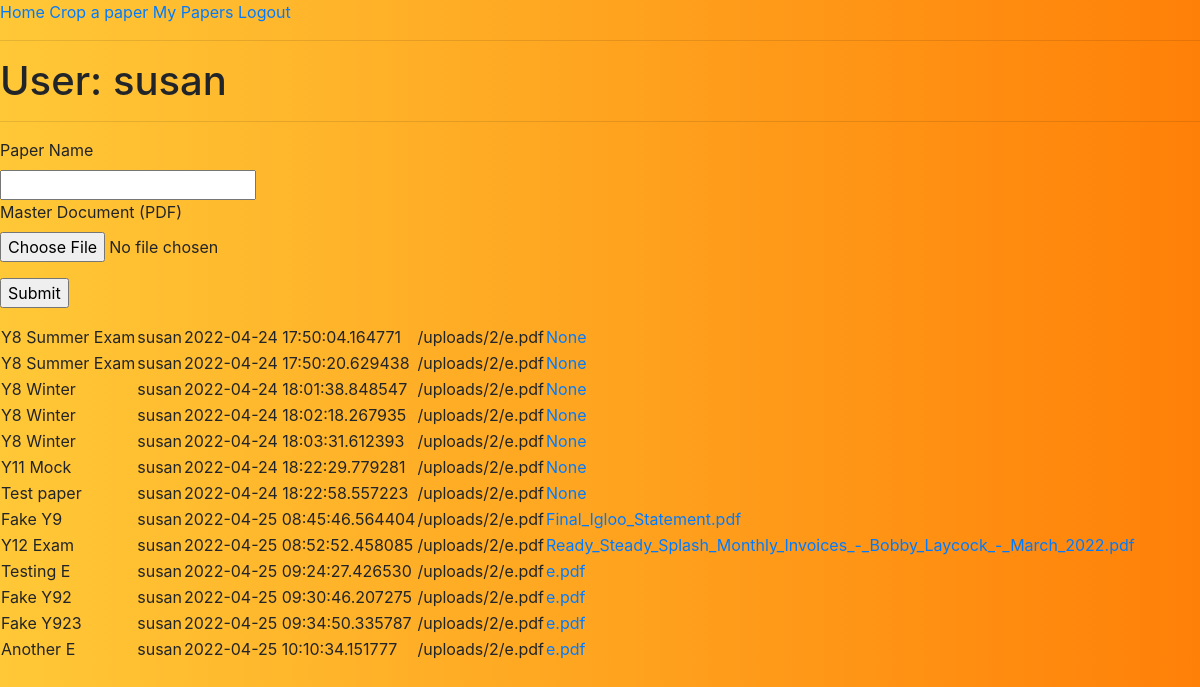
The page /user/susan (signed in) on the database as committed earlier.
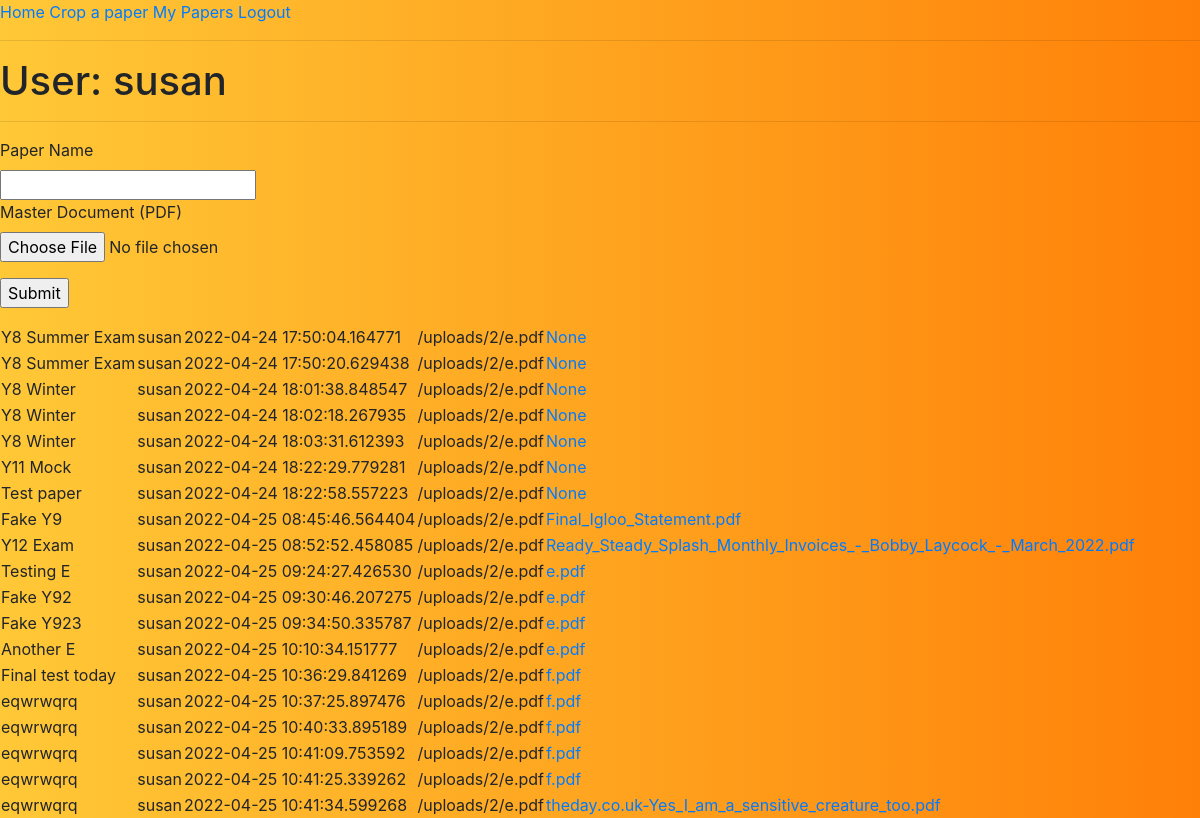
The same page on the database as committed later.
### app/models.py (models this page shows, shortened)
class User(UserMixin, db.Model):
    id = db.Column(db.Integer, primary_key=True)
    username = db.Column(db.String(64), index=True, unique=True)
    email = db.Column(db.String(120), index=True, unique=True)
    password_hash = db.Column(db.String(128))
    papers = db.relationship('Paper', backref='author', lazy='dynamic')

class Paper(db.Model):
    id = db.Column(db.Integer, primary_key=True)
    paper_name = db.Column(db.String(140))
    filename = db.Column(db.String(300))
    created_time = db.Column(db.DateTime, index=True, default=datetime.utcnow)
    user_id = db.Column(db.Integer, db.ForeignKey('user.id'))

### app/routes.py (the view, shortened to what this page needs)
@app.route('/user/<username>', methods=['GET', 'POST'])
@login_required
def user(username):
    user = User.query.filter_by(username=username).first_or_404()
    papers=user.papers.all()
    form = PaperForm()
    return render_template('user.html', user=user, form=form, papers=papers)

### app/forms.py
class PaperForm(FlaskForm):
    paper = StringField('Paper Name', validators=[DataRequired(), Length(min=1, max=140)])
    file = FileField('Master Document (PDF)', validators=[FileRequired(), FileAllowed(['pdf'], 'PDF Document only!')])
    submit = SubmitField('Submit')

### app/models.py (called while the page is built)
@login.user_loader
def load_user(id):
    return User.query.get(int(id))

### app/templates/user.html (shortened to what this page needs)
{% extends "base.html" %}
{% block content %}
<h1>User: {{ user.username }}</h1>
<hr>
<form action="" method="post" enctype="multipart/form-data" >
    <p>
        {{ form.paper.label }}<br>
        {{ form.paper(cols=64, rows=8) }}<br>
        {{ form.file.label }}<br>
        {{ form.file(cols=64, rows=8) }}<br>
    </p>
    <p>{{ form.submit() }}</p>
</form>
<table>
    {% for paper in papers %}
    <tr valign="top">
        <td>{{ paper.paper_name }}</td>
        <td>{{ paper.author.username }}</td>
        <td>{{ paper.created_time }}</td>
        <td>{{ url_for('upload', user=current_user.get_id(), filename="e.pdf") }}</td>
        <td><a href="{{ url_for('upload', user=current_user.get_id(), filename='e.pdf' ) }}">{{ paper.filename }}</a></td>
    </tr>
    {% endfor %}
</table>
{% endblock %}

### app/templates/base.html (shortened to what this page needs)
<!doctype html>
<html>
<head>
    <link href='https://cdnjs.cloudflare.com/ajax/libs/twitter-bootstrap/4.3.1/css/bootstrap.min.css' rel='stylesheet'>
    <link href='https://cdnjs.cloudflare.com/ajax/libs/cropperjs/1.5.6/cropper.min.css' rel='stylesheet'>
    <link href={{url_for('static', filename='style.css' )}} rel='stylesheet'>
</head>
<body>
    <a href="{{ url_for('index') }}">Home</a>
    <a href="{{ url_for('crop') }}">Crop a paper</a>
    {% if current_user.is_anonymous %}
    <a href="{{ url_for('login') }}">Login</a>
    {% else %}
    <a href="{{ url_for('user', username=current_user.username) }}">My Papers</a>
    <a href="{{ url_for('logout') }}">Logout</a>
    {% endif %}
    <hr>
    {% block content %}{% endblock %}
</body>
</html>

### app/static/style.css (style rules this page uses)
body { background: #ff8008; background: -webkit-linear-gradient( to right, #ffc837, #ff8008 ); background: linear-gradient( to right, #ffc837, #ff8008 ); }

Rows that differ between the two databases and show on the page:
added Paper: paper_name "Final test today", author.username "susan", created_time "2022-04-25 10:36:29.841269", {{ url_for('upload', user=current_user.get_id(), filename="e.pdf") }} "/uploads/2/e.pdf", filename "f.pdf"
added Paper: paper_name "eqwrwqrq", author.username "susan", created_time "2022-04-25 10:37:25.897476", {{ url_for('upload', user=current_user.get_id(), filename="e.pdf") }} "/uploads/2/e.pdf", filename "f.pdf"
added Paper: paper_name "eqwrwqrq", author.username "susan", created_time "2022-04-25 10:40:33.895189", {{ url_for('upload', user=current_user.get_id(), filename="e.pdf") }} "/uploads/2/e.pdf", filename "f.pdf"
added Paper: paper_name "eqwrwqrq", author.username "susan", created_time "2022-04-25 10:41:09.753592", {{ url_for('upload', user=current_user.get_id(), filename="e.pdf") }} "/uploads/2/e.pdf", filename "f.pdf"
added Paper: paper_name "eqwrwqrq", author.username "susan", created_time "2022-04-25 10:41:25.339262", {{ url_for('upload', user=current_user.get_id(), filename="e.pdf") }} "/uploads/2/e.pdf", filename "f.pdf"
added Paper: paper_name "eqwrwqrq", author.username "susan", created_time "2022-04-25 10:41:34.599268", {{ url_for('upload', user=current_user.get_id(), filename="e.pdf") }} "/uploads/2/e.pdf", filename "theday.co.uk-Yes_I_am_a_sensitive_creature_too.pdf"
